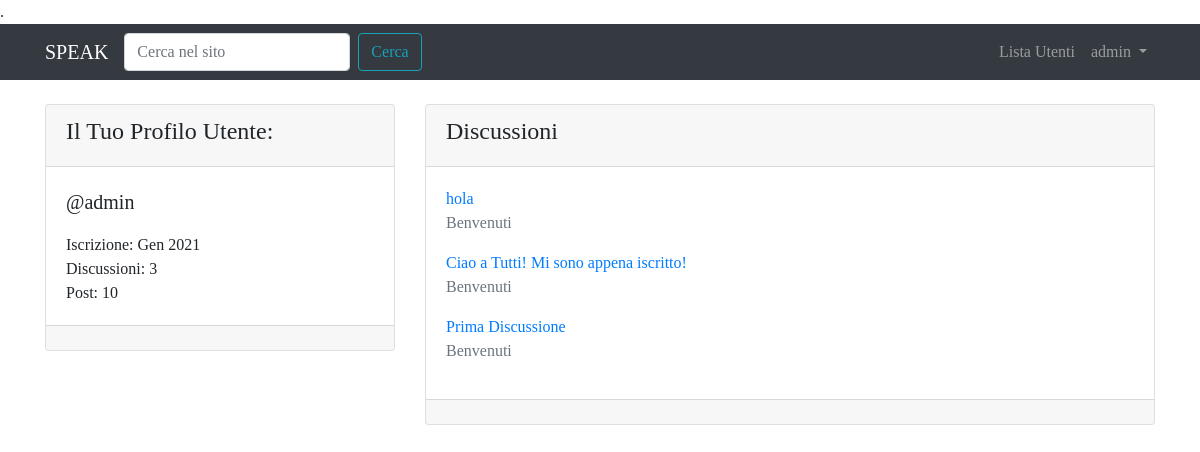
The app's page /user/admin/ (signed in) with its own data.
### forum/models.py (models this page shows, shortened)
class Discussione(models.Model):
    titolo = models.CharField(max_length=120)
    data_creazione = models.DateTimeField(auto_now_add=True) # data viene inserita alla creazione
    autore_discussione = models.ForeignKey(User, on_delete=models.CASCADE, related_name="discussioni")
    sezione_appartenenza = models.ForeignKey(Sezione, on_delete=models.CASCADE)
    def get_absolute_url(self):
        return reverse("visualizza_discussione", kwargs={"pk": self.pk})
    class Meta:
        verbose_name = "Discussione"
        verbose_name_plural = "Discussioni"

class Sezione(models.Model):
    nome_sezione = models.CharField(max_length=80)
    descrizione = models.CharField(max_length=150, blank=True, null=True) # black e null permettono di lasciare vuoto qst campo, se desiderato
    logo_sezione = models.ImageField(blank=True, null=True)
    def __str__(self):
        return self.nome_sezione
    class Meta:
        verbose_name = "Sezione"
        verbose_name_plural = "Sezioni"

### core/views.py (the view)
# urls.py: path('user/<str:username>/', views.user_profile_view, name="user_profile"),
def user_profile_view(request, username):
    user = get_object_or_404(User, username=username)
    discussioni_utente = Discussione.objects.filter(autore_discussione=user).order_by("-data_creazione")
    context = {"user": user, "discussioni_utente": discussioni_utente}
    return render(request, "core/user_profile.html", context)

### core/templates/core/user_profile.html (shortened to what this page needs)
{% extends 'base.html' %}
{% block content %}
    <div class="row mt-3">
        <div class="col-4">
            <div class="card my-2">
                <div class="card-header">
                    <h4>{% if request.user == user %}Il Tuo {% endif %}Profilo Utente:</h4>
                </div>
                <div class="card-body">
                    <p class="lead">@{{ user }}</p>
                    <p class="mb-0">Iscrizione: {{ user.date_joined|date:"M Y" }}</p>
                    <p class="mb-0">Discussioni: {{ user.discussioni.count }}</p>
                    <p class="mb-0">Post: {{ user.posts.count }}</p>
                </div>
                <div class="card-footer">
                </div>
            </div>
        </div>
        <div class="col-8">
            <div class="card my-2">
                <div class="card-header">
                    <h4>Discussioni</h4>
                </div>
                <div class="card-body">
                    {% for discussione in discussioni_utente %}
                        <a href="{{ discussione.get_absolute_url }}">{{ discussione.titolo }}</a>
                        <p class="text-muted">{{ discussione.sezione_appartenenza }}</p>
                    {% empty %}
                        {% if request.user == user %}
                            <p class="my-0">Non hai creato nessuna Discussione!</p>
                        {% else %}
                            <p class="my-0">{{ user }} non ha creato nessuna Discussione!</p>
                        {% endif %}
                    {% endfor %}
                </div>
                <div class="card-footer">
                </div>
            </div>
        </div>
    </div>
{% endblock content %}

### templates/base.html (shortened to what this page needs)
{% load static %}
<!doctype html>
<html lang="it">
  <head>
    <link rel="stylesheet" href="https://cdn.jsdelivr.net/npm/bootstrap@4.6.0/dist/css/bootstrap.min.css">
    <link rel="stylesheet" href="{% static 'css/speak.css' %}">
    <link href="{% static 'fontawesome_free/css/all.min.css' %}" rel="stylesheet" type="text/css">
  </head>
  <body>
    <nav class="navbar navbar-expand-lg navbar-dark bg-dark">
        <div class="container">
            <a class="navbar-brand" href="/">SPEAK</a>
            <div class="collapse navbar-collapse" id="navbarSupportedContent">
                <form class="form-inline my-2 my-lg-0" action="{% url 'funzione_cerca' %}">
                    <input name="q" class="form-control mr-sm-2" type="search" placeholder="Cerca nel sito" aria-label="Search">
                    <button class="btn btn-outline-info my-2 my-sm-0" type="submit">Cerca</button>
                </form>
            <ul class="navbar-nav ml-auto">
                <li class="nav-item">
                <a class="nav-link" href="{% url 'user_list' %}">Lista Utenti <span class="sr-only">(current)</span></a>
                </li>
                {% if request.user.is_authenticated %}
                    <li class="nav-item dropdown">
                    <a class="nav-link dropdown-toggle" href="#" id="navbarDropdown" role="button" data-toggle="dropdown" aria-haspopup="true" aria-expanded="false">
                        {{ request.user.username }}
                    </a>
                    </li>
                {% endif %}
            </ul>
            </div>
        </div>
    </nav>
    <div class="container">
        {% block content %}
        {% endblock content %}
    </div>
  </body>
</html>

### static-storage/css/speak.css (style rules this page uses)
body { font-family: 'Slabo 27px', serif; }

### records on screen
Discussione: titolo "hola", sezione_appartenenza "Benvenuti"
Discussione: titolo "Ciao a Tutti! Mi sono appena iscritto!", sezione_appartenenza "Benvenuti"
Discussione: titolo "Prima Discussione", sezione_appartenenza "Benvenuti"

### other values on screen
{{ request.user.username }} "admin"
{{ user }} "admin"
{{ user.date_joined|date:"M Y" }} "Gen 2021"
{{ user.discussioni.count }} "3"
{{ user.posts.count }} "10"
